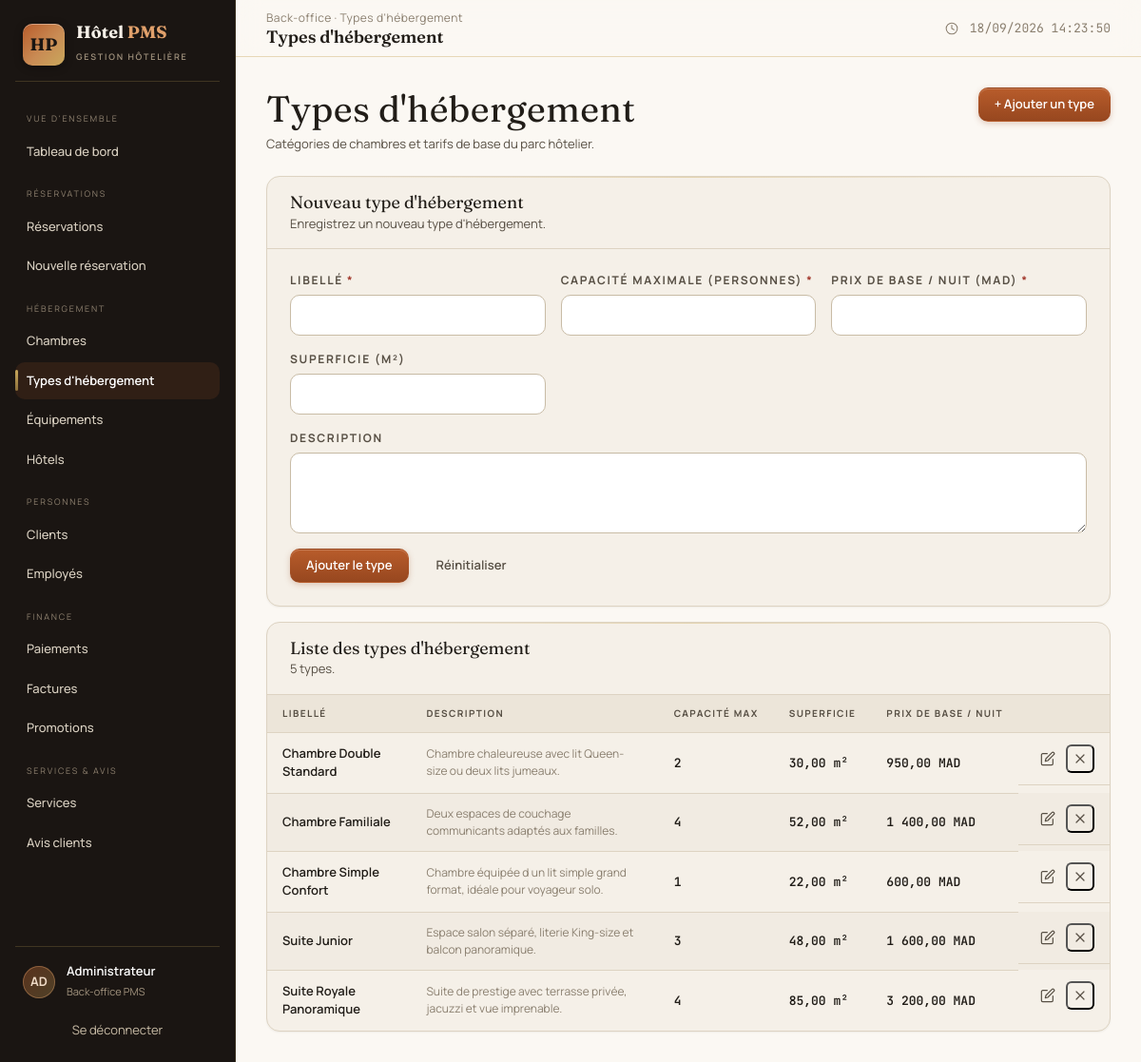
Page /types_hebergement.php (signed in) on the committed database.
### tables this page shows
CREATE TABLE type_hebergement (
    id_type INT AUTO_INCREMENT PRIMARY KEY,
    libelle VARCHAR(50) NOT NULL,
    description TEXT NULL,
    capacite_max TINYINT NOT NULL,
    superficie_m2 DECIMAL(5,2) NULL,
    prix_base_nuit DECIMAL(10,2) NOT NULL,
    CONSTRAINT chk_type_capacite CHECK (capacite_max > 0),
    CONSTRAINT chk_type_prix CHECK (prix_base_nuit >= 0)
);

### types_hebergement.php (the view, shortened to what this page needs)
<?php
require_once __DIR__ . "/includes/header.php";
$edit = null;
$types = $pdo->query(
    "SELECT * FROM type_hebergement ORDER BY libelle"
)->fetchAll();
?>
<div class="page-head">
    <div>
        <h1>Types d'hébergement</h1>
        <p>Catégories de chambres et tarifs de base du parc hôtelier.</p>
    </div>
    <a href="types_hebergement.php#form" class="btn primary">+ Ajouter un type</a>
</div>
<div class="stack">
    <div class="card" id="form">
        <div class="card-head">
            <div>
                <h3><?= $edit ? "Modifier le type d'hébergement" : "Nouveau type d'hébergement" ?></h3>
                <p><?= $edit ? "Mettez à jour les caractéristiques du type." : "Enregistrez un nouveau type d'hébergement." ?></p>
            </div>
        </div>
        <div class="card-body">
            <form method="POST" class="form-grid">
                <div class="form-group">
                    <label for="libelle">Libellé <span class="req">*</span></label>
                    <input type="text" id="libelle" name="libelle" required value="<?= htmlspecialchars($edit["libelle"] ?? "") ?>">
                </div>
                <div class="form-group">
                    <label for="capacite_max">Capacité maximale (personnes) <span class="req">*</span></label>
                    <input type="number" id="capacite_max" name="capacite_max" min="1" required value="<?= htmlspecialchars($edit["capacite_max"] ?? "") ?>">
                </div>
                <div class="form-group">
                    <label for="prix_base_nuit">Prix de base / nuit (MAD) <span class="req">*</span></label>
                    <input type="number" id="prix_base_nuit" name="prix_base_nuit" step="0.01" min="0" required value="<?= htmlspecialchars($edit["prix_base_nuit"] ?? "") ?>">
                </div>
                <div class="form-group">
                    <label for="superficie_m2">Superficie (m²)</label>
                    <input type="number" id="superficie_m2" name="superficie_m2" step="0.01" min="0" value="<?= htmlspecialchars($edit["superficie_m2"] ?? "") ?>">
                </div>
                <div class="form-group" style="grid-column: 1 / -1">
                    <label for="description">Description</label>
                    <textarea id="description" name="description" rows="3"><?= htmlspecialchars($edit["description"] ?? "") ?></textarea>
                </div>
                <div class="form-actions" style="grid-column: 1 / -1; margin-top:0">
                    <button type="submit" class="btn primary"><?= $edit ? "Enregistrer" : "Ajouter le type" ?></button>
                    <a href="types_hebergement.php" class="btn ghost">Réinitialiser</a>
                </div>
            </form>
        </div>
    </div>
    <div class="card">
        <div class="card-head">
            <div>
                <h3>Liste des types d'hébergement</h3>
                <p><?= count($types) ?> type<?= count($types) > 1 ? "s" : "" ?>.</p>
            </div>
        </div>
        <div class="card-body" style="padding:0">
            <div class="table-wrap">
                <table class="table">
                    <thead>
                        <tr>
                            <th>Libellé</th>
                            <th>Description</th>
                            <th>Capacité max</th>
                            <th>Superficie</th>
                            <th>Prix de base / nuit</th>
                            <th></th>
                        </tr>
                    </thead>
                    <tbody>
                        <?php foreach ($types as $t): ?>
                            <tr>
                                <td class="cell-main"><?= htmlspecialchars($t["libelle"]) ?></td>
                                <td class="cell-sub"><?= htmlspecialchars($t["description"] ?? "—") ?></td>
                                <td class="num"><?= (int) $t["capacite_max"] ?></td>
                                <td class="num"><?= $t["superficie_m2"] !== null ? number_format((float) $t["superficie_m2"], 2, ",", " ") . " m²" : "—" ?></td>
                                <td class="num"><?= number_format((float) $t["prix_base_nuit"], 2, ",", " ") ?> MAD</td>
                                <td class="table-actions">
                                    <a href="types_hebergement.php?edit=<?= (int) $t["id_type"] ?>" title="Modifier">✎</a>
                                    <form method="POST" style="display:inline" data-confirm="Supprimer le type « <?= htmlspecialchars($t["libelle"]) ?> » ?">
                                        <button type="submit" class="row-action danger" title="Supprimer">✕</button>
                                    </form>
                                </td>
                            </tr>
                        <?php endforeach; ?>
                    </tbody>
                </table>
            </div>
        </div>
    </div>
</div>
<?php require __DIR__ . "/includes/footer.php"; ?>

### rows in the picture
type_hebergement: libelle "Chambre Double Standard", description "Chambre chaleureuse avec lit Queen-size ou deux lits jumeaux.", capacite_max "2", superficie_m2 "30,00", prix_base_nuit "950,00"
type_hebergement: libelle "Chambre Familiale", description "Deux espaces de couchage communicants adaptés aux familles.", capacite_max "4", superficie_m2 "52,00", prix_base_nuit "1 400,00"
type_hebergement: libelle "Chambre Simple Confort", description "Chambre équipée d un lit simple grand format, idéale pour voyageur solo.", capacite_max "1", superficie_m2 "22,00", prix_base_nuit "600,00"
type_hebergement: libelle "Suite Junior", description "Espace salon séparé, literie King-size et balcon panoramique.", capacite_max "3", superficie_m2 "48,00", prix_base_nuit "1 600,00"
type_hebergement: libelle "Suite Royale Panoramique", description "Suite de prestige avec terrasse privée, jacuzzi et vue imprenable.", capacite_max "4", superficie_m2 "85,00", prix_base_nuit "3 200,00"

### other values in the picture
$label "VUE D'ENSEMBLE"
$title "Tableau de bord"
$label "RÉSERVATIONS"
$title "Réservations"
$title "Nouvelle réservation"
$label "HÉBERGEMENT"
$title "Chambres"
$title "Types d'hébergement"
$title "Équipements"
$title "Hôtels"
$label "PERSONNES"
$title "Clients"
$title "Employés"
$label "FINANCE"
$title "Paiements"
